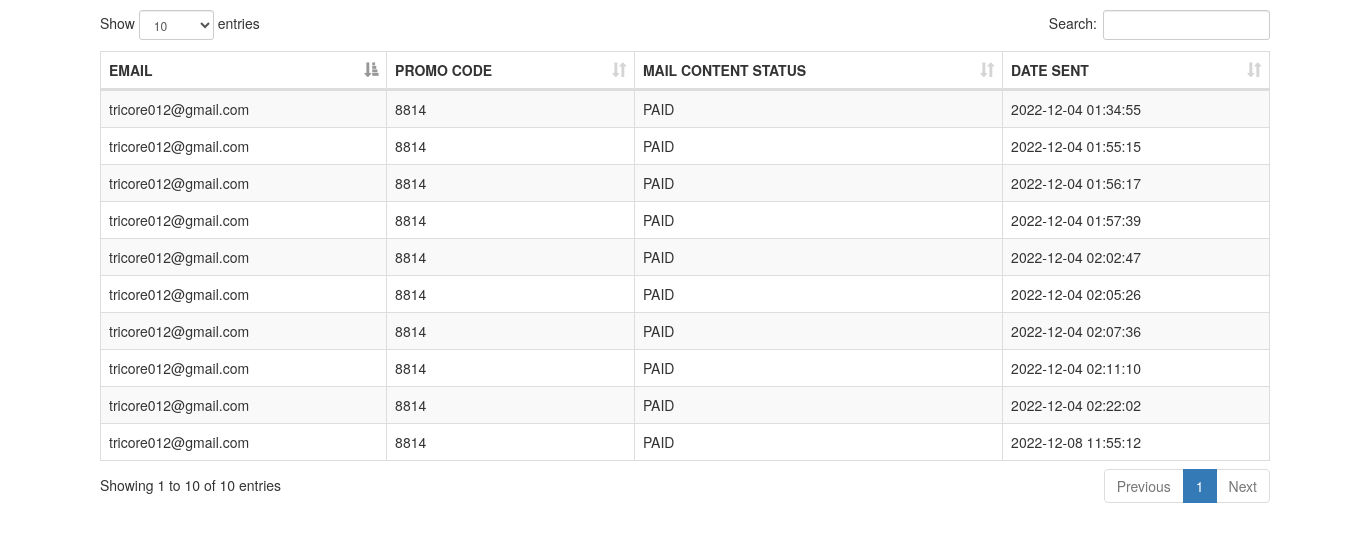
Page /ADMIN/SCHEDULED/history.php?code=8814&email=tricore012@gmail.com on the committed database.
### tables this page shows
CREATE TABLE `auto_mail_history` (
  `id` int(11) NOT NULL,
  `promo_id` int(50) NOT NULL,
  `code` int(100) NOT NULL,
  `status` varchar(250) NOT NULL,
  `date_time` datetime NOT NULL
);

### ADMIN/SCHEDULED/history.php (the view, shortened to what this page needs)
<?php
	$code = $_GET['code'];
?>
<!DOCTYPE html>
<html>
<head>
	<link rel="stylesheet" type="text/css" href="bootstrap/css/bootstrap.min.css">
	<link rel="stylesheet" type="text/css" href="datatable/dataTable.bootstrap.min.css">
</head>
<body>
<div class="container">
			<div class="height10">
			</div>
			<?php
				include_once('../connection/connection.php');
			     $query = mysqli_query($conn,"SELECT * FROM `auto_mail_history` WHERE code = '$code'");
				?>
			<div class="row">
				<table id="myTable" class="table table-bordered table-striped">
					<thead>
						<th>EMAIL</th>
						<th>PROMO CODE</th>
					    <th>MAIL CONTENT STATUS</th>
						<th>DATE SENT</th>
					</thead>
					<tbody>
						<?php
			            if(mysqli_num_rows($query) > 0){
			                while($row = mysqli_fetch_assoc($query)){
			            ?>
						<?php
								echo
								"<tr>
									<td>".$_GET['email']."</td>
									<td>".$row['code']."</td>
									<td>".$row['status']."</td>
									<td>".$row['date_time']."</td>
								</tr>";
							} }else{
						?>
						    <tr><td colspan="4">No records found.</td></tr>
						<?php } ?>
					</tbody>
				</table>
			</div>
		</div>
</body>
</html>

### ADMIN/SCHEDULED/history.php (style rules this page uses)
.height10 { height:10px; }

### rows in the picture
auto_mail_history: code "8814", status "PAID", date_time "2022-12-04 01:34:55"
auto_mail_history: code "8814", status "PAID", date_time "2022-12-04 01:55:15"
auto_mail_history: code "8814", status "PAID", date_time "2022-12-04 01:56:17"
auto_mail_history: code "8814", status "PAID", date_time "2022-12-04 01:57:39"
auto_mail_history: code "8814", status "PAID", date_time "2022-12-04 02:02:47"
auto_mail_history: code "8814", status "PAID", date_time "2022-12-04 02:05:26"
auto_mail_history: code "8814", status "PAID", date_time "2022-12-04 02:07:36"
auto_mail_history: code "8814", status "PAID", date_time "2022-12-04 02:11:10"
auto_mail_history: code "8814", status "PAID", date_time "2022-12-04 02:22:02"
auto_mail_history: code "8814", status "PAID", date_time "2022-12-08 11:55:12"
